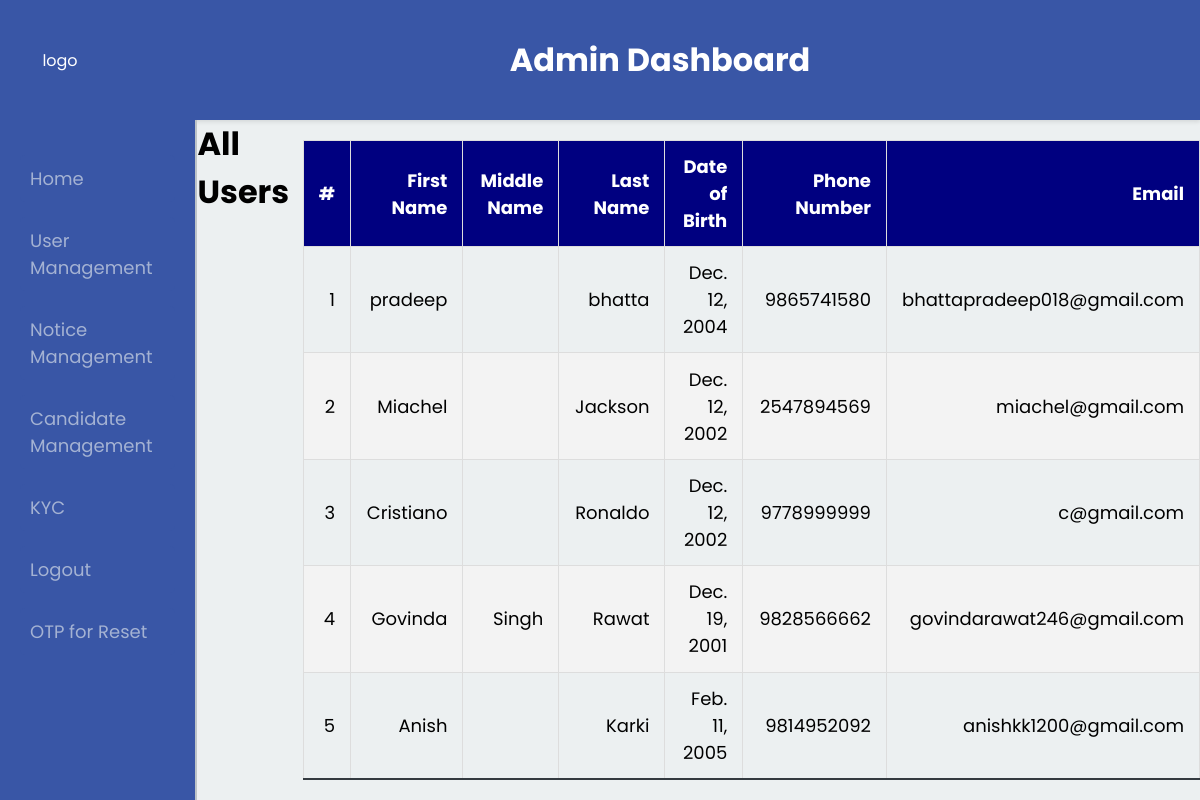
The page /view_users/ (signed in) on the database as committed earlier.
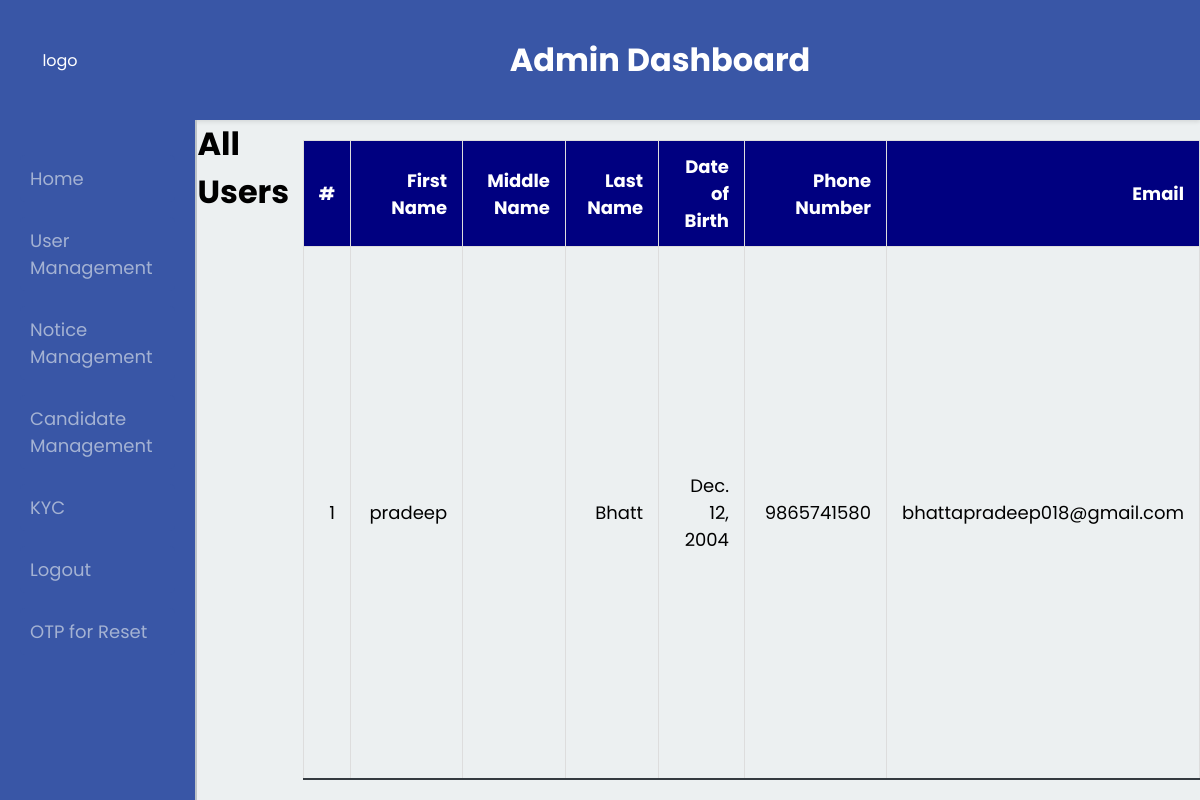
The same page on the database as committed later.
### myapp/models.py (models this page shows)
class UserProfile(models.Model):
    first_name = models.CharField(max_length=100)
    middle_name = models.CharField(max_length=100, blank=True, null=True)
    last_name = models.CharField(max_length=100)
    dob = models.DateField()
    phone_number = models.CharField(max_length=15, unique=True)
    email = models.EmailField(unique=True)
    password = models.CharField(max_length=255)
    class Meta:
        db_table = 'usersignup'

### myapp/views.py (the view)
# urls.py: path('view_users/', views.view_users, name='view_users'),
def view_users(request):
    if not request.session.get('admin_verified'):
        return redirect('login')
    users = UserProfile.objects.all()
    return render(request, 'myapp/view_user.html', {'users': users})

### myapp/templates/myapp/view_user.html (shortened to what this page needs)
{% extends "myapp/base.html" %}
{% block head %}
    {% load static %}
    <link rel="stylesheet" href="{% static 'myapp/css/view_user.css' %}">
{% endblock %}
{% block content %}
    <h1>All Users</h1>
    <table class="user-table">
        <thead>
            <tr>
                <th>#</th>
                <th>First Name</th>
                <th>Middle Name</th>
                <th>Last Name</th>
                <th>Date of Birth</th>
                <th>Phone Number</th>
                <th>Email</th>
            </tr>
        </thead>
        <tbody>
            {% for user in users %}
            <tr>
                <td data-label="#"> {{ forloop.counter }}</td>
                <td data-label="First Name">{{ user.first_name }}</td>
                <td data-label="Middle Name">{{ user.middle_name|default_if_none:'#' }}</td>
                <td data-label="Last Name">{{ user.last_name }}</td>
                <td data-label="Date of Birth">{{ user.dob }}</td>
                <td data-label="Phone Number">{{ user.phone_number }}</td>
                <td data-label="Email">{{ user.email }}</td>
            </tr>
            {% endfor %}
        </tbody>
    </table>
{% endblock %}

Rows that differ between the two databases and show on the page:
removed UserProfile: first_name "Miachel", last_name "Jackson", dob "Dec. 12, 2002", phone_number "2547894569", email "miachel@gmail.com"
removed UserProfile: first_name "Cristiano", last_name "Ronaldo", dob "Dec. 12, 2002", phone_number "9778999999", email "c@gmail.com"
removed UserProfile: first_name "Govinda", middle_name "Singh", last_name "Rawat", dob "Dec. 19, 2001", phone_number "9828566662", email "govindarawat246@gmail.com"
removed UserProfile: first_name "Anish", last_name "Karki", dob "Feb. 11, 2005", phone_number "9814952092", email "anishkk1200@gmail.com"
changed UserProfile "pradeep": last_name "bhatta" → "Bhatt"
